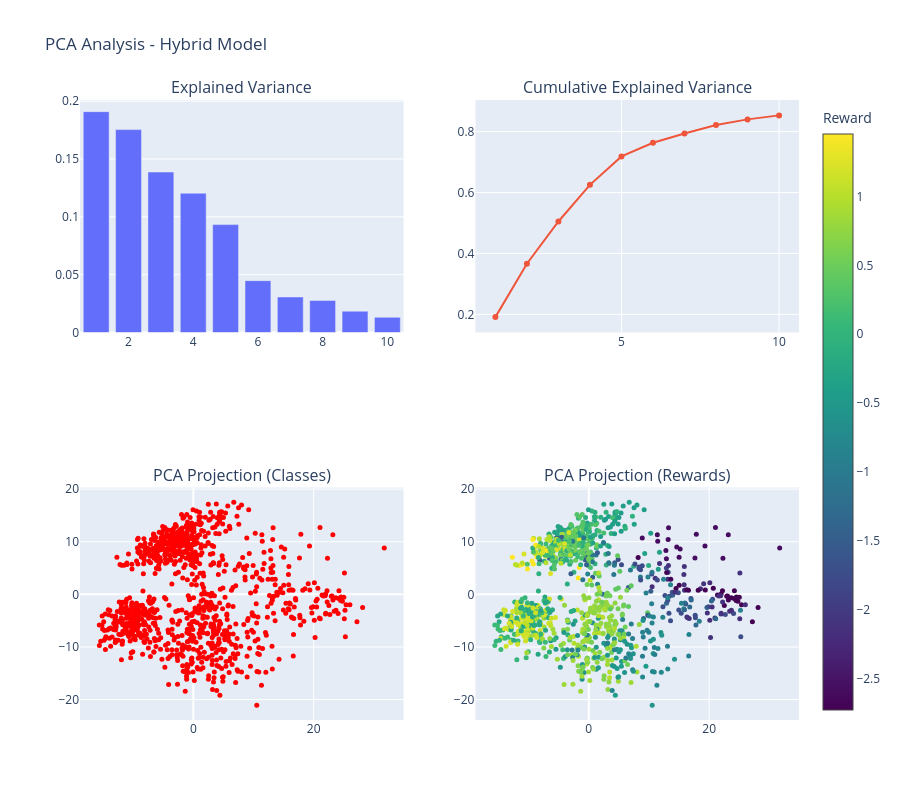

The code cell stored with this chart in its notebook:
### Code cell
# Usage example:
# After training your hybrid model, run:

from torch.utils.data import Dataset, DataLoader, random_split

# Usage example:
# Assuming you have a validation dataloader available from your training code
device = torch.device("cuda" if torch.cuda.is_available() else "cpu")
print(f"Using device: {device}")

# Data loading parameters
base_dir = "exp_data/June 18"
subfolders = ["read_out", "wear_out"]

# Load IBW data
ibw_data_list = []
scan_indices = []

print("Loading IBW files...")
for folder in subfolders:
    folder_path = os.path.join(base_dir, folder)
    if not os.path.exists(folder_path):
        print(f"Warning: Folder {folder_path} does not exist, skipping...")
        continue
        
    files = sorted([f for f in os.listdir(folder_path) if f.lower().endswith(".ibw")])
    print(f"Found {len(files)} IBW files in {folder}")
    
    for i, file in enumerate(files):
        path = os.path.join(folder_path, file)
        try:
            ibw = load_ibw(path)
            ibw_data_list.append(ibw)
            # Extract scan index from filename or use sequential numbering
            scan_idx = i + 1  # You might want to parse this from filename
            scan_indices.append(scan_idx)
        except Exception as e:
            print(f"Error loading {path}: {e}")

print(f"Successfully loaded {len(ibw_data_list)} IBW files")

# Data transforms
transform = transforms.Compose([
    transforms.ToTensor(),
    transforms.Normalize(mean=[0.485, 0.456, 0.406], std=[0.229, 0.224, 0.225])
])

# Create dataset with multi-class labeling
# Instead of ibw_data_list, use the list of file paths
file_paths = []
for folder in subfolders:
    folder_path = os.path.join(base_dir, folder)
    if not os.path.exists(folder_path):
        continue
    files = sorted([f for f in os.listdir(folder_path) if f.lower().endswith(".ibw")])
    for file in files:
        file_paths.append(os.path.join(folder_path, file))

dataset = AugmentedIBWDataset(
    file_paths, 
    labels=None,  # Let the dataset handle label generation if needed
    scan_indices=None,  # Or provide scan_indices if you want
    compute_rewards=True,  # Compute rewards for potential use
    use_augmentation=True,
)

print(f"Dataset size: {len(dataset)} samples")
print(f"Augmentation factor: {len(dataset) / len(ibw_data_list):.1f}x")

# Split dataset
train_size = int(0.8 * len(dataset))
val_size = len(dataset) - train_size
train_dataset, val_dataset = random_split(dataset, [train_size, val_size])

# Create data loaders
val_loader = DataLoader(val_dataset, batch_size=32, shuffle=False, num_workers=0)


analysis_results = main_hybrid_feature_analysis("best_model.pth", val_loader)

### Figure 1 — Plotly figure (JSON) as saved in the notebook; plotly's stock layout.template omitted (floating-point values rounded to 4 significant figures; data arrays with more than 128 entries replaced by an {"elided": "..."} marker saying what was removed)
{"data": [{"name": "Explained Variance", "type": "bar", "x": [1, 2, 3, 4, 5, 6, 7, 8, 9, 10], "xaxis": "x", "y": [0.1909, 0.1754, 0.1387, 0.1204, 0.09326, 0.04483, 0.03072, 0.0277, 0.01842, 0.01314], "yaxis": "y"}, {"mode": "lines+markers", "name": "Cumulative Variance", "type": "scatter", "x": [1, 2, 3, 4, 5, 6, 7, 8, 9, 10], "xaxis": "x2", "y": [0.1909, 0.3663, 0.505, 0.6254, 0.7186, 0.7634, 0.7942, 0.8219, 0.8403, 0.8534], "yaxis": "y2"}, {"marker": {"color": {"elided": "1023 str values"}, "size": 5}, "mode": "markers", "name": "Classes", "text": {"elided": "1023 str values"}, "type": "scatter", "x": {"elided": "1023 float values"}, "xaxis": "x3", "y": {"elided": "1023 float values"}, "yaxis": "y3"}, {"marker": {"color": {"elided": "1023 float values"}, "colorbar": {"title": {"text": "Reward"}}, "colorscale": [[0, "#440154"], [0.1111, "#482878"], [0.2222, "#3e4989"], [0.3333, "#31688e"], [0.4444, "#26828e"], [0.5556, "#1f9e89"], [0.6667, "#35b779"], [0.7778, "#6ece58"], [0.8889, "#b5de2b"], [1, "#fde725"]], "size": 5}, "mode": "markers", "name": "Rewards", "text": {"elided": "1023 str values"}, "type": "scatter", "x": {"elided": "1023 float values"}, "xaxis": "x4", "y": {"elided": "1023 float values"}, "yaxis": "y4"}], "layout": {"annotations": [{"font": {"size": 16}, "showarrow": false, "text": "Explained Variance", "x": 0.225, "xanchor": "center", "xref": "paper", "y": 1, "yanchor": "bottom", "yref": "paper"}, {"font": {"size": 16}, "showarrow": false, "text": "Cumulative Explained Variance", "x": 0.775, "xanchor": "center", "xref": "paper", "y": 1, "yanchor": "bottom", "yref": "paper"}, {"font": {"size": 16}, "showarrow": false, "text": "PCA Projection (Classes)", "x": 0.225, "xanchor": "center", "xref": "paper", "y": 0.375, "yanchor": "bottom", "yref": "paper"}, {"font": {"size": 16}, "showarrow": false, "text": "PCA Projection (Rewards)", "x": 0.775, "xanchor": "center", "xref": "paper", "y": 0.375, "yanchor": "bottom", "yref": "paper"}], "height": 800, "showlegend": false, "title": {"text": "PCA Analysis - Hybrid Model"}, "xaxis": {"anchor": "y", "domain": [0, 0.45]}, "xaxis2": {"anchor": "y2", "domain": [0.55, 1]}, "xaxis3": {"anchor": "y3", "domain": [0, 0.45]}, "xaxis4": {"anchor": "y4", "domain": [0.55, 1]}, "yaxis": {"anchor": "x", "domain": [0.625, 1]}, "yaxis2": {"anchor": "x2", "domain": [0.625, 1]}, "yaxis3": {"anchor": "x3", "domain": [0, 0.375]}, "yaxis4": {"anchor": "x4", "domain": [0, 0.375]}}}
